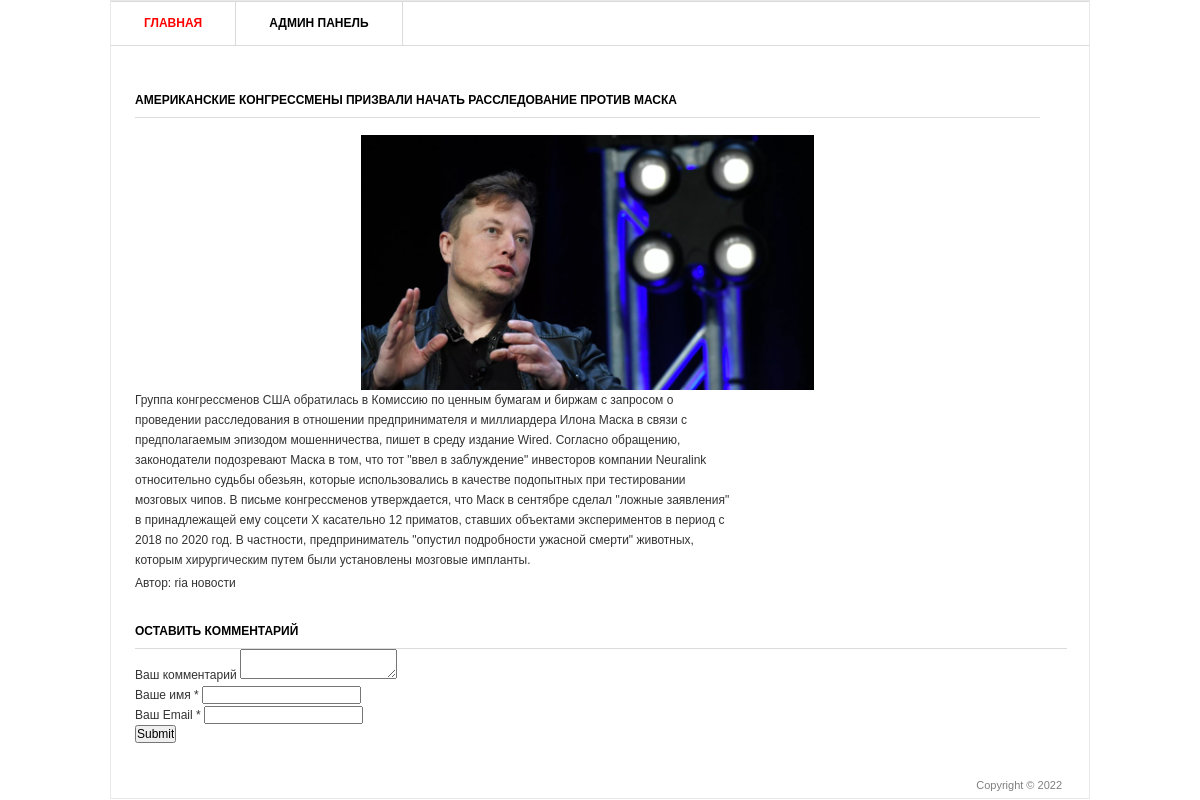
/1/, run on the app's committed database.
### blog/models.py (models this page shows, shortened)
class Post(models.Model):
    title = models.CharField("Заголовок записи", max_length=100)
    description = models.TextField("Текст записи")
    author = models.CharField("Имя автора", max_length=100)
    date = models.DateField("Дата публикации")
    img = models.ImageField("Изображение", upload_to="image/%Y")

### blog/views.py (the view)
# urls.py: path("<int:pk>/", views.PostDetail.as_view()),
class PostDetail(View):
    def get(self, request, pk):
        post = Post.objects.get(id=pk)
        return render(request, "blog/blog_detail.html", {"post": post})

### templates/blog/blog_detail.html (shortened to what this page needs)
{% load static %}
<html>
<head>
	<link rel="stylesheet" href="{%static 'css/style.css'%}" type="text/css" media="all" />
</head>
<body>
<div class="shell">
	<div class="border">
		<div id="navigation">
			<ul>
			    <li><a href="/" class="active">Главная</a></li>
			    <li><a href="/admin">Админ панель</a></li>
			</ul>
		</div>
		<div id="main">
			<div id="content" class="left">
				<div class="projects">
					<h3>{{post.title}}</h3>
                    <p align="center">
                        <img src="{{post.img.url}}" width="50%"  />
                    </p>
					<div class="item">
						<div class="text left">
							<p>{{post.description}}</p>
							<p>Автор: {{post.author}} </p>
						</div>
					</div>
				</div>
			</div>
			<div class = "form-comment">
				<h3>Оставить комментарий</h3>
				<div>
					<form action="{% url 'add_comments' post.id%}" method="post">
					<div>
					<label>Ваш комментарий</label>
					<textarea name="text_comments"></textarea>
					</div>
					<div>
					<label>Ваше имя *</label>
					<input type = "text" name = "name">
					</div>
					<div>
					<label>Ваш Email *</label>
					<input type = "email" name = "email">
					</div>
					<div><input type = "submit"></div>
					</form>
				</div>
		</div>
	</div>
	<div id="footer">
		<p class="copy right">Copyright &copy;  2022 </p>
	</div>
</div>
</body>
</html>

### static/css/style.css (style rules this page uses)
* { margin: 0; padding: 0; outline:0; }
body { font-size: 12px; line-height: 20px; font-family: Georgia, Arial, Helvetica, Sans-Serif; color: #333; background: url() repeat 0 0; }
a { color: #ff0000; text-decoration: none; cursor:pointer; }
input, textarea, select { font-family: Arial, Helvetica, sans-serif; font-size:12px; }
textarea { overflow:auto; }
.left, .alignleft { float: left; display: inline; }
.right, .alignright { float: right; display: inline; }
.shell { width: 980px; margin: 0 auto; }
.border { border: 1px solid #e8e8e8; background: #fff; position: relative; }
#navigation { height: 43px; border-top: 1px solid #dbdbdb; border-bottom: 1px solid #dbdbdb; }
#navigation ul { list-style: none; }
#navigation ul li { float: left; height: 43px; border-right: 1px solid #dbdbdb; font-size: 12px; line-height: 43px; font-weight: bold; text-transform: uppercase; }
#navigation ul li a { float: left; height: 43px; color: #000; padding: 0 33px; }
#navigation ul li a:hover, #navigation ul li a.active { color: #ff0000; text-decoration: none; }
#main { width: 932px; padding: 37px 24px 17px 24px; }
#main h3 { font-size: 12px; line-height: 15px; color: #000; text-transform: uppercase; border-bottom: 1px solid #dbdbdb; padding: 0 0 9px 0; }
#content { width: 905px; }
.projects { padding: 10px 0 0 0; }
.projects h3 { margin: 0 0 17px 0; }
.projects .item { margin: 0 0 28px 0; }
.projects .text { width: 600px; }
.projects .text p { padding: 0 0 3px 0; }
#footer { font-family: Arial, sans-serif; font-size: 11px; line-height: 14px; color: #7f7f7f; padding: 18px 27px 20px 38px; }

### data on the page
Post: title "АМЕРИКАНСКИЕ КОНГРЕССМЕНЫ ПРИЗВАЛИ НАЧАТЬ РАССЛЕДОВАНИЕ ПРОТИВ МАСКА", img (picture), description "Группа конгрессменов США обратилась в Комиссию по ценным бумагам и биржам с запросом о проведении расследования в отношении предпринимателя и миллиардера Илона Маска в связи с предполагаемым эпизодом мошенничества, пишет в среду издание Wired. Согласно обращению, законодатели подозревают Маска в том, что тот \"ввел в заблуждение\" инвесторов компании Neuralink относительно судьбы обезьян, которые использовались в качестве подопытных при тестировании мозговых чипов. В письме конгрессменов утверждается, что Маск в сентябре сделал \"ложные заявления\" в принадлежащей ему соцсети X касательно 12 приматов, ставших объектами экспериментов в период с 2018 по 2020 год. В частности, предприниматель…", author "ria новости"
